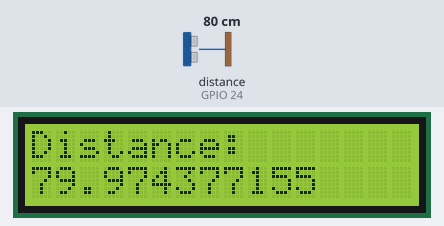
Bench run of a program on a simulated Raspberry Pi (BCM pin numbers). Shown: 16×2 character LCD. The inputs (shaded band) are chosen by the test bench; at power-on: distance to the obstacle (sensor on GPIO 24) 80 cm. The echo pulse lasts 58.3 µs per cm; the clock reads 2024-03-15 10:24:30 at power-on unless the program sets it; what the program prints to the terminal is not drawn.

Above: at 1.2 s.
1.3 s: distance to the obstacle (sensor on GPIO 24) set to 2 cm
At 1.78 s:
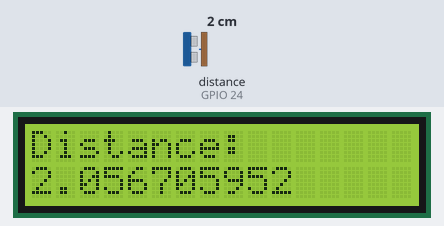
3.0 s: distance to the obstacle (sensor on GPIO 24) set to 4 cm
At 3.8 s:
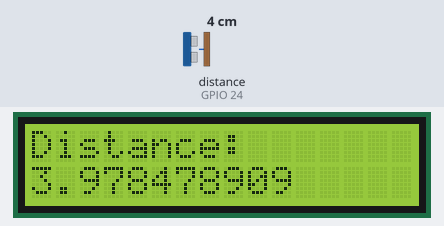
4.7 s: distance to the obstacle (sensor on GPIO 24) set to 18 cm
At 5.8 s:
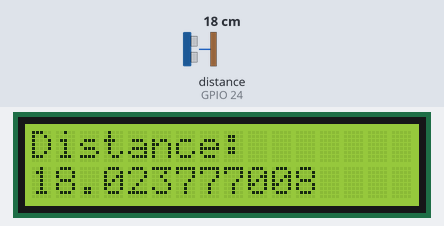
Timing chart, 0 to 7.7 s (numbered marks = the images above; inputs shaded):
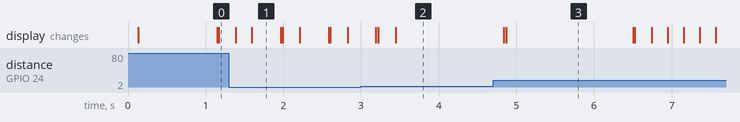

Measured:
- what the display in image 3 shows lasts 1.6 s, from 4.9 s to 6.5 s

The program:

lcd.py
```python
#!/usr/bin/python
#--------------------------------------
#    ___  ___  _ ____
#   / _ \/ _ \(_) __/__  __ __
#  / , _/ ___/ /\ \/ _ \/ // /
# /_/|_/_/  /_/___/ .__/\_, /
#                /_/   /___/
#
#  lcd_16x2.py
#  16x2 LCD Test Script
#
# Author : Matt Hawkins
# Date   : 06/04/2015
#
# https://www.raspberrypi-spy.co.uk/
#
#--------------------------------------

# The wiring for the LCD is as follows:
# 1 : GND
# 2 : 5V
# 3 : Contrast (0-5V)*
# 4 : RS (Register Select)
# 5 : R/W (Read Write)       - GROUND THIS PIN
# 6 : Enable or Strobe
# 7 : Data Bit 0             - NOT USED
# 8 : Data Bit 1             - NOT USED
# 9 : Data Bit 2             - NOT USED
# 10: Data Bit 3             - NOT USED
# 11: Data Bit 4
# 12: Data Bit 5
# 13: Data Bit 6
# 14: Data Bit 7
# 15: LCD Backlight +5V**
# 16: LCD Backlight GND

#import
import RPi.GPIO as GPIO
import time

# Define GPIO to LCD mapping
LCD_RS = 16
LCD_E  = 20
LCD_D4 = 26
LCD_D5 = 19
LCD_D6 = 13
LCD_D7 = 6

# Define some device constants
LCD_WIDTH = 16    # Maximum characters per line
LCD_CHR = True
LCD_CMD = False

LCD_LINE_1 = 0x80 # LCD RAM address for the 1st line
LCD_LINE_2 = 0xC0 # LCD RAM address for the 2nd line

# Timing constants
E_PULSE = 0.0005
E_DELAY = 0.0005

# Setup GPIO
GPIO.setmode(GPIO.BCM)

# Setup distance sensor
echo = 24
trigger = 23
distance = 0.0
GPIO.setup(echo,GPIO.IN)
GPIO.setup(trigger,GPIO.OUT)

def distanceCalc(pin,tri):
  # set Trigger to HIGH
  GPIO.output(tri, True)

  # set Trigger after 0.01ms to LOW
  time.sleep(0.00001)
  GPIO.output(tri, False)

  StartTime = time.time()
  StopTime = time.time()

  # save StartTime
  while GPIO.input(pin) == 0:
    StartTime = time.time()

  # save time of arrival
  while GPIO.input(pin) == 1:
    StopTime = time.time()

  # time difference between start and arrival
  TimeElapsed = StopTime - StartTime
  if TimeElapsed <= 0:
    TimeElapsed = 1
    print('Time too small')

  # multiply with the sonic speed (34300 cm/s)
  # and divide by 2, because there and back
  distance = (TimeElapsed * 34300) / 2

  return distance


def main():
  # Main program block
  GPIO.setwarnings(False)
  #GPIO.setmode(GPIO.BCM)       # Use BCM GPIO numbers
  GPIO.setup(LCD_E, GPIO.OUT)  # E
  GPIO.setup(LCD_RS, GPIO.OUT) # RS
  GPIO.setup(LCD_D4, GPIO.OUT) # DB4
  GPIO.setup(LCD_D5, GPIO.OUT) # DB5
  GPIO.setup(LCD_D6, GPIO.OUT) # DB6
  GPIO.setup(LCD_D7, GPIO.OUT) # DB7

  # Initialise display
  lcd_init()

  while True:

    # Send some test
    #lcd_string("Rasbperry Pi",LCD_LINE_1)
    #lcd_string("16x2 LCD Test",LCD_LINE_2)

    #time.sleep(3) # 3 second delay

    distance = distanceCalc(echo,trigger)

    # Send some text
    lcd_string("Distance:",LCD_LINE_1)
    lcd_string("%04.9f"%(distance),LCD_LINE_2)

    print("Distance: %3.3f"%(distance))

    time.sleep(0.1)

def lcd_init():
  # Initialise display
  lcd_byte(0x33,LCD_CMD) # 110011 Initialise
  lcd_byte(0x32,LCD_CMD) # 110010 Initialise
  lcd_byte(0x06,LCD_CMD) # 000110 Cursor move direction
  lcd_byte(0x0C,LCD_CMD) # 001100 Display On,Cursor Off, Blink Off
  lcd_byte(0x28,LCD_CMD) # 101000 Data length, number of lines, font size
  lcd_byte(0x01,LCD_CMD) # 000001 Clear display
  time.sleep(E_DELAY)

def lcd_byte(bits, mode):
  # Send byte to data pins
  # bits = data
  # mode = True  for character
  #        False for command

  GPIO.output(LCD_RS, mode) # RS

  # High bits
  GPIO.output(LCD_D4, False)
  GPIO.output(LCD_D5, False)
  GPIO.output(LCD_D6, False)
  GPIO.output(LCD_D7, False)
  if bits&0x10==0x10:
    GPIO.output(LCD_D4, True)
  if bits&0x20==0x20:
    GPIO.output(LCD_D5, True)
  if bits&0x40==0x40:
    GPIO.output(LCD_D6, True)
  if bits&0x80==0x80:
    GPIO.output(LCD_D7, True)

  # Toggle 'Enable' pin
  lcd_toggle_enable()

  # Low bits
  GPIO.output(LCD_D4, False)
  GPIO.output(LCD_D5, False)
  GPIO.output(LCD_D6, False)
  GPIO.output(LCD_D7, False)
  if bits&0x01==0x01:
    GPIO.output(LCD_D4, True)
  if bits&0x02==0x02:
    GPIO.output(LCD_D5, True)
  if bits&0x04==0x04:
    GPIO.output(LCD_D6, True)
  if bits&0x08==0x08:
    GPIO.output(LCD_D7, True)

  # Toggle 'Enable' pin
  lcd_toggle_enable()

def lcd_toggle_enable():
  # Toggle enable
  time.sleep(E_DELAY)
  GPIO.output(LCD_E, True)
  time.sleep(E_PULSE)
  GPIO.output(LCD_E, False)
  time.sleep(E_DELAY)

def lcd_string(message,line):
  # Send string to display

  message = message.ljust(LCD_WIDTH," ")

  lcd_byte(line, LCD_CMD)

  for i in range(LCD_WIDTH):
    lcd_byte(ord(message[i]),LCD_CHR)

if __name__ == '__main__':

  try:
    main()
  except KeyboardInterrupt:
    pass
  finally:
    lcd_byte(0x01, LCD_CMD)
    lcd_string("Goodbye!",LCD_LINE_1)
    lcd_string(" - end - ",LCD_LINE_2)
    print("Program end")
    GPIO.cleanup()
```
